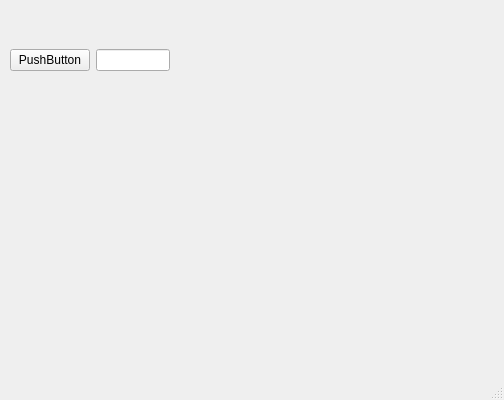
<?xml version="1.0" encoding="UTF-8"?>
<ui version="4.0">
 <class>MainWindow</class>
 <widget class="QMainWindow" name="MainWindow">
  <property name="geometry">
   <rect>
    <x>0</x>
    <y>0</y>
    <width>504</width>
    <height>400</height>
   </rect>
  </property>
  <property name="windowTitle">
   <string>MainWindow</string>
  </property>
  <widget class="QWidget" name="centralwidget">
   <widget class="QWidget" name="horizontalLayoutWidget">
    <property name="geometry">
     <rect>
      <x>10</x>
      <y>20</y>
      <width>160</width>
      <height>80</height>
     </rect>
    </property>
    <layout class="QHBoxLayout" name="horizontalLayout">
     <item>
      <widget class="QPushButton" name="pushButton">
       <property name="text">
        <string>PushButton</string>
       </property>
      </widget>
     </item>
     <item>
      <widget class="QLineEdit" name="lineEdit"/>
     </item>
    </layout>
   </widget>
  </widget>
  <widget class="QMenuBar" name="menubar">
   <property name="geometry">
    <rect>
     <x>0</x>
     <y>0</y>
     <width>504</width>
     <height>23</height>
    </rect>
   </property>
  </widget>
  <widget class="QStatusBar" name="statusbar"/>
 </widget>
 <resources/>
 <connections/>
</ui>
